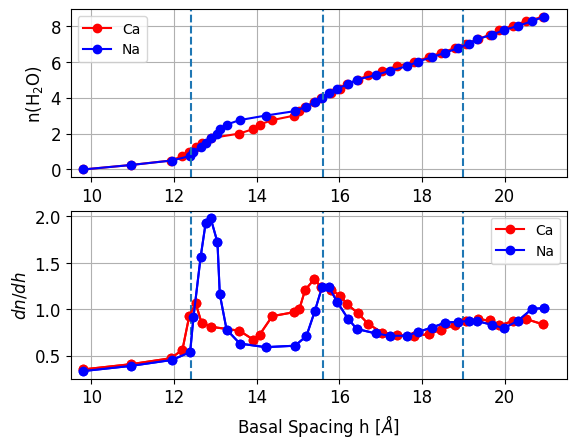

This figure's Python source:
import numpy as np
import matplotlib.pyplot as plt


#   Smoothing by moving averaging 
def smooth(ydat,nwd,extend=True):

    ndat=len(ydat)  # numbe of data points
    if extend:
        y=odd_extension(ydat)   # odd-extend given function
    else:
        y=np.zeros(len(ydat))   
        y+=ydat; # copy data

    n=len(y)
    nsum=np.ones(n)
    I=np.ones(n)
    Y=np.zeros(n)
    Y+=y
    nwd2=int(nwd/2)
    for k in range(nwd2):
        m=k+1 
        Y[0:n-m]+=y[m:n]
        Y[m:n]+=y[0:n-m]
        nsum[0:n-m]+=I[m:n]
        nsum[m:n]+=I[0:n-m]
    Y/=nsum;

    if extend:
        return(Y[ndat:ndat*2]) # slice and return smoothed data
    else:
        return(Y)

# Make odd-extension of y
def odd_extension(y):
    n=len(y)
    indx=np.array(range(n))
    indx=indx.astype(int)
    yL=2*y[0]-y[n-indx-1]
    yR=2*y[n-1]-y[n-indx-1]
    y_ext=np.hstack([ yL,y[0:n],yR])

    return(y_ext)
#  Numerical Differentioation by central differencing
def cdiff(y):    
    n=len(y)
    Y=np.zeros(n)
    dy=np.diff(y)
    Y[0:n-1]=dy;
    Y[1:n]+=dy
    Y[1:-1]*=0.5;
    return(Y)



#-------------------------------------------------------
class DATA:
    def __init__(self,fname):
        self.fname=fname
        self.nH2O=[]
        self.Uhyd=[]
        self.b_spc=[]
        self.cod_num=[]
        self.prss=[]
    def load(self):
        fp=open(self.fname,"r")
        fp.readline()

        nH2O=self.nH2O
        Uhyd=self.Uhyd
        b_spc=self.b_spc
        cod_num=self.cod_num
        prss=self.prss
        for row in fp:
            dat=row.strip().split(",")
            nH2O.append(float(dat[0]))
            Uhyd.append(float(dat[1]))
            b_spc.append(float(dat[2]))
            cod_num.append(float(dat[3]))
            prss.append(float(dat[4]))
        fp.close()

        self.ndat=len(nH2O)     # number of data points
        self.nH2O=np.array(nH2O)# n(H2O) n in chemical formula
        self.Uhyd=np.array(Uhyd) # hydration energy 
        self.b_spc=np.array(b_spc) # basal spacing
        self.cod_num=np.array(cod_num) # coordination number 
        self.prss=np.array(prss) # pressure increment

    def who(self):
        print("Data File Name: "+self.fname)
    def print_data(self):
        print(" Trying to print data...")
        if len(self.nH2O) ==0:
            print(" --> data to show has not been loaded !\n")
        else:
            for k in range(self.ndat):
                print(self.nH2O[k], self.Uhyd[k], self.b_spc[k], self.cod_num[k], self.prss[k])
            print("Number of lines=",self.ndat)
    def plot_logU(self,ax,name=""):
        x=np.log10(np.abs(self.nH2O))
        y=np.log10(np.abs(self.Uhyd))

        n1=13
        n2=-1
        P=np.polyfit(x[n1:n2],y[n1:n2],1)
        px=np.poly1d(P)
        Y=px(x[n1:n2])
        print("Whole plot fitting--> ",P)
        ax.plot(x,y,"o",label=name)
        ax.plot(x[n1:n2],Y,"-")
        ax.set_xlabel( "log$_{10}$n")
        ax.set_ylabel( "Energy: log$_{10}$E")

        n1=0
        n2=13
        P=np.polyfit(x[n1:n2],y[n1:n2],1)
        px=np.poly1d(P)
        Y=px(x[n1:n2])
        print("Partial plot fitting--> ",P)
        ax.plot(x[n1:n2],Y,"-")
    def plot_U(self,ax):
        ax.plot(self.nH2O,self.Uhyd)
        ax.set_ylabel("$U_{hyd}$")
    def plot_b_spc(self,ax):
        ax.plot(self.nH2O,self.b_spc,"-o",markersize=6)
        ax.set_ylabel("basal spacing")
        ax.grid(True)
    def plot_cod_num(self,ax):
        ax.plot(self.nH2O,self.cod_num)
        ax.set_ylabel("coordination number")
    def plot_prss(self,ax):
        ax.plot(self.nH2O,self.prss)
        ax.set_ylabel("pressure increment")
    def plot_dev(self,ax,m=1.0,name=""):
        x=self.nH2O
        y=self.Uhyd

        P=np.polyfit(x,y,1)
        #P[1]=0
        px=np.poly1d(P)
        Y=px(x)

        ax.plot(x,(y-Y)/self.nH2O,"-",markersize=8,label=name+"(line fitting)")

        #m=1.1
        Dn=np.sum(x**(2*m));
        Nm=np.sum((x**m)*y)
        A=Nm/Dn
        print("A=",A)
        print("P[0]=",P[0])
        dev=(y-A*x**m)/self.nH2O
        #ax.plot(x,(y-A*x**m)/self.nH2O,label=name+"(curve fitting)")
        ax.plot(x,dev,label=name+"(curve fitting)")

        ax.set_title("Energy Fluctuation (monotonic trend subtracted)")
        return(dev)

#-------------------------------------------------------

if __name__=="__main__":

    Ca=DATA("CaMt.dat") 
    Ca.load() # load Ca-Montmorillonite data
    Na=DATA("NaMt.dat")
    Na.load() # load Na-Montmorillonite data


#   ---------------------------------------------
#      Variation in terms of h (basal spacing)
    fig=plt.figure()
    ex1=fig.add_subplot(211)
    ex2=fig.add_subplot(212)
    ex=[ex1,ex2]

    ex1.plot(Ca.b_spc,Ca.nH2O,"or-",label="Ca")
    ex1.plot(Na.b_spc,Na.nH2O,"ob-",label="Na")
    ex1.legend()

    nsmp=5
    dn=Na.nH2O[1]-Na.nH2O[0];
    y1=smooth(Na.b_spc,nsmp,extend=True)
    y2=smooth(Ca.b_spc,nsmp,extend=True)
    Na_dn=dn/cdiff(y1)
    Ca_dn=dn/cdiff(y2)
    ex2.plot(Ca.b_spc,Ca_dn,"or-",label="Ca")
    ex2.plot(Na.b_spc,Na_dn,"ob-",label="Na")
    ex2.legend()


    fsz=12
    for exj in ex:
        exj.grid(True)
        exj.set_xlim([9.5,21.5])
        exj.tick_params(labelsize=fsz)

        ylim=exj.get_ylim()
        exj.vlines(12.4,ylim[0],ylim[1],linestyles="dashed")#,linewidth=2)
        exj.vlines(15.6,ylim[0],ylim[1],linestyles="dashed")#,linewidth=2)
        exj.vlines(19.0,ylim[0],ylim[1],linestyles="dashed")#,linewidth=2)
        exj.set_ylim(ylim)

    ex2.set_xlabel("Basal Spacing h [$\AA$]",fontsize=12)
    ex1.set_ylabel("n(H$_2$O)",fontsize=12)
    ex2.set_ylabel("$dn/dh$",fontsize=12)

    ex2.plot(Ca.b_spc,Ca_dn,"or-",label="Ca")
    ex2.plot(Na.b_spc,Na_dn,"ob-",label="Na")

    print("ndat(Ca)=",len(Ca.nH2O), len(Ca.b_spc),len(Ca_dn))
    print("ndat(Na)=",len(Na.nH2O), len(Na.b_spc),len(Na_dn))

    txt="# basal spacing (Na, Ca), n(H2O)(Na, Ca), increment dn of H2O molecules(Na, Ca)\n"
    for k in range(len(Ca_dn)):
        txt+=str(Na.b_spc[k])+", "+str(Ca.b_spc[k]);
        txt+=", "+str(Na.nH2O[k])+", "+str(Ca.nH2O[k]);
        txt+=", "+str(Na_dn[k])+", "+str(Ca_dn[k])+"\n"

    fp=open("mk_dndh.dat","w")
    fp.write(txt)
    fp.close()

    fig.savefig("mk_dndh.png",bbox_inches="tight")
    plt.show()


